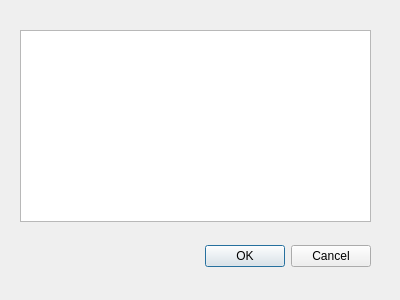
<?xml version="1.0" encoding="UTF-8"?>
<ui version="4.0">
 <class>ClasamentDialog</class>
 <widget class="QDialog" name="ClasamentDialog">
  <property name="geometry">
   <rect>
    <x>0</x>
    <y>0</y>
    <width>400</width>
    <height>300</height>
   </rect>
  </property>
  <property name="windowTitle">
   <string>Dialog</string>
  </property>
  <widget class="QDialogButtonBox" name="buttonBox">
   <property name="geometry">
    <rect>
     <x>30</x>
     <y>240</y>
     <width>341</width>
     <height>32</height>
    </rect>
   </property>
   <property name="orientation">
    <enum>Qt::Horizontal</enum>
   </property>
   <property name="standardButtons">
    <set>QDialogButtonBox::Cancel|QDialogButtonBox::Ok</set>
   </property>
  </widget>
  <widget class="QTableView" name="tableView">
   <property name="geometry">
    <rect>
     <x>20</x>
     <y>30</y>
     <width>351</width>
     <height>192</height>
    </rect>
   </property>
  </widget>
 </widget>
 <resources/>
 <connections>
  <connection>
   <sender>buttonBox</sender>
   <signal>accepted()</signal>
   <receiver>ClasamentDialog</receiver>
   <slot>accept()</slot>
   <hints>
    <hint type="sourcelabel">
     <x>248</x>
     <y>254</y>
    </hint>
    <hint type="destinationlabel">
     <x>157</x>
     <y>274</y>
    </hint>
   </hints>
  </connection>
  <connection>
   <sender>buttonBox</sender>
   <signal>rejected()</signal>
   <receiver>ClasamentDialog</receiver>
   <slot>reject()</slot>
   <hints>
    <hint type="sourcelabel">
     <x>316</x>
     <y>260</y>
    </hint>
    <hint type="destinationlabel">
     <x>286</x>
     <y>274</y>
    </hint>
   </hints>
  </connection>
 </connections>
</ui>
